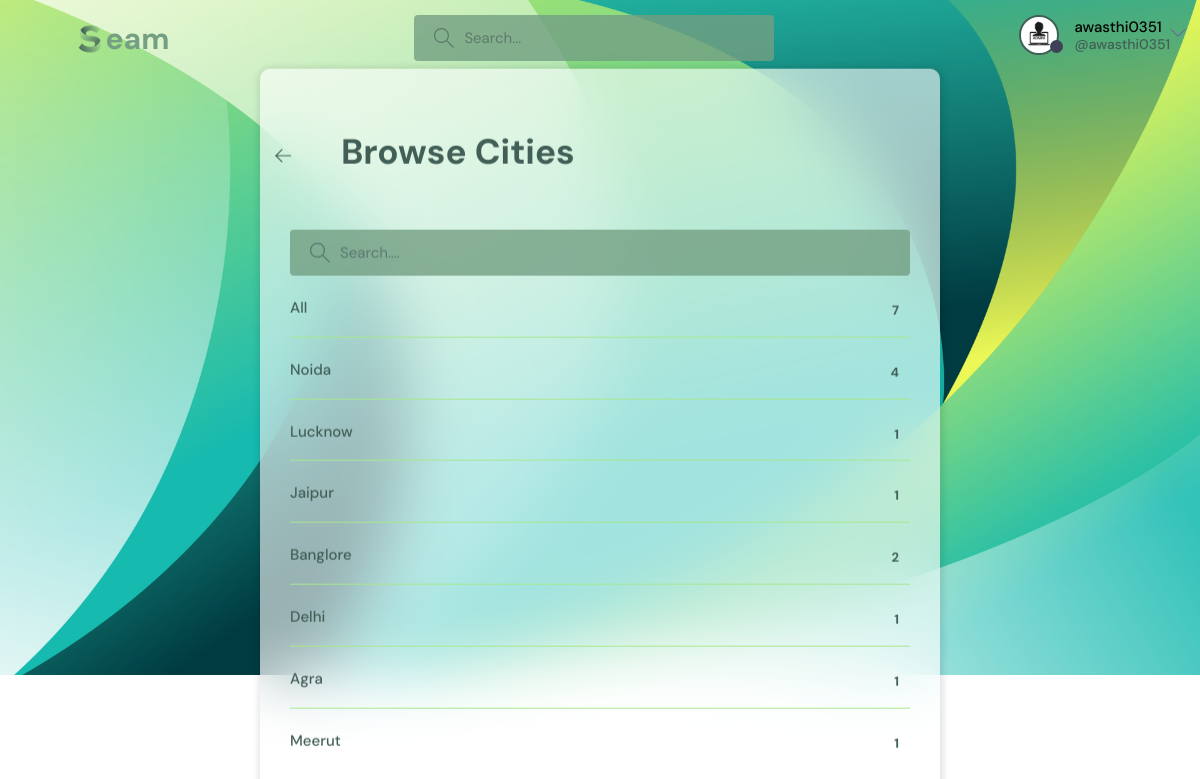
/topics/ (signed in), run on the app's committed database.
### base/models.py (models this page shows, shortened)
class User(AbstractUser):
    name = models.CharField(max_length=200, null=True)
    email = models.EmailField(unique=True, null=True)
    bio = models.TextField(null=True)
    avatar = models.ImageField(null=True, default="avatar.svg")
    USERNAME_FIELD = 'email'
    REQUIRED_FIELDS = []

class Topic(models.Model):
    name = models.CharField(max_length=200)

### base/views.py (the view)
# urls.py: path('topics/', views.topicsPage, name="topics"),
def topicsPage(request):
    q = request.GET.get('q') if request.GET.get('q') != None else ''
    topics = Topic.objects.filter(name__icontains=q)
    return render(request, 'base/topics.html', {'topics': topics})

### base/templates/base/topics.html (shortened to what this page needs)
{% extends 'main.html' %}
{% block content %}
<main class="create-room layout">
  <div class="container">
    <div class="layout__box">
      <div class="layout__boxHeader">
        <div class="layout__boxTitle">
          <a href="{% url 'home' %}">
            <svg version="1.1" xmlns="http://www.w3.org/2000/svg" width="32" height="32" viewBox="0 0 32 32">
              <title>arrow-left</title>
              <path
                d="M13.723 2.286l-13.723 13.714 13.719 13.714 1.616-1.611-10.96-10.96h27.625v-2.286h-27.625l10.965-10.965-1.616-1.607z">
              </path>
            </svg>
          </a>
          <h3>Browse Cities</h3>
        </div>
      </div>
      <div class="topics-page layout__body">
        <form action="" method="GET" class="header__search">
          <label>
            <input name="q" placeholder="Search...." />
          </label>
        </form>
        <ul class="topics__list">
          <li>
            <a href="{% url 'topics' %}" class="active">All <span>{{topics.count}}</span></a>
          </li>
          {% for topic in topics %}
          <li>
            <a href="{% url 'home' %}?q={{topic.name}}">{{ topic.name }} <span>{{topic.room_set.all.count}}</span></a>
          </li>
          {% endfor %}
        </ul>
      </div>
    </div>
  </div>
</main>
{% endblock content %}

### templates/navbar.html (shortened to what this page needs)
{% load static %}
<header class="header header--loggedIn">
    <div class="container">
        <a href="{% url 'home' %}" class="header__logo">
            <img src="{% static 'images/logo.png' %}" />
            <h1>eam</h1>
        </a>
        <form class="header__search" method="GET" action="{% url 'home' %}">
            <label>
                <input name="q" placeholder="Search..." />
            </label>
        </form>
        <nav class="header__menu">
            {% if request.user.is_authenticated %}
            <div class="header__user">
                <a href="{% url 'update-user' %}">
                    <div class="avatar avatar--medium active">
                        <img src="{{request.user.avatar.url}}" />
                    </div>
                    <p>{{request.user.username}} <span>@{{request.user.username}}</span></p>
                </a>
                <button class="dropdown-button">
                    <svg version="1.1" xmlns="http://www.w3.org/2000/svg" width="32" height="32" viewBox="0 0 32 32">
                        <title>chevron-down</title>
                        <path d="M16 21l-13-13h-3l16 16 16-16h-3l-13 13z"></path>
                    </svg>
                </button>
            </div>
            {% endif %}
        </nav>
    </div>
</header>

### data on the page
User: user.avatar (picture), user.username "awasthi0351"
Topic: name "Noida", room_set.all.count "4"
Topic: name "Lucknow", room_set.all.count "1"
Topic: name "Jaipur", room_set.all.count "1"
Topic: name "Banglore", room_set.all.count "2"
Topic: name "Delhi", room_set.all.count "1"
Topic: name "Agra", room_set.all.count "1"
Topic: name "Meerut", room_set.all.count "1"

### other printed values
{{ topics.count }} "7"
